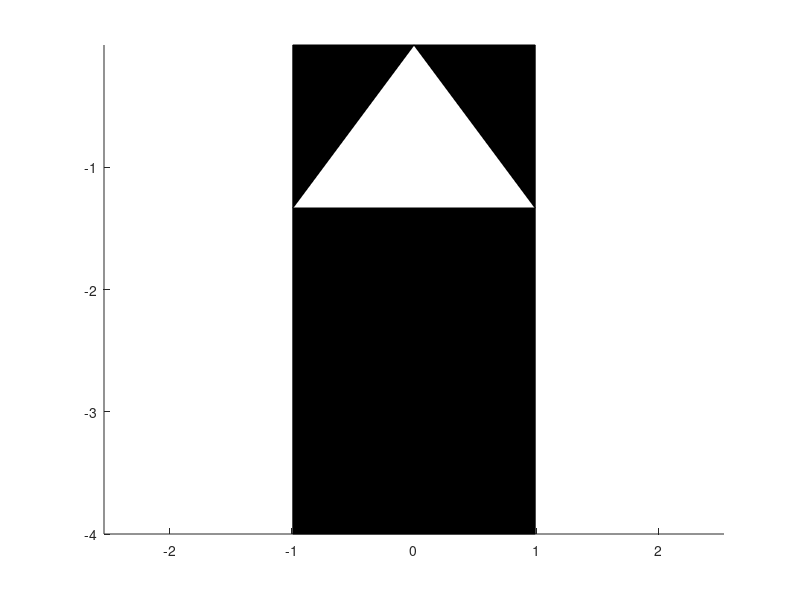

This figure's MATLAB source:
%% Plotten des Ego Fahrzeuges
%% Abmessung Ego Fahrzeug
l = 4;
b_ego_ganz = 1.983;
b = b_ego_ganz/2; %halbe Fahrzeugbreit

%% Berechnungen
% Randpunkte Viereck
p4_x = [-b,+b,+b,-b];
p4_y = [0,0,-l,-l];

% Randpunkte Dreieck
p3_x = [0,-b,+b];
p3_y = [0,-l/3,-l/3];

%% Plotten
hold on
axis equal
fill(p4_x, p4_y, 'k')
fill(p3_x, p3_y, 'w')